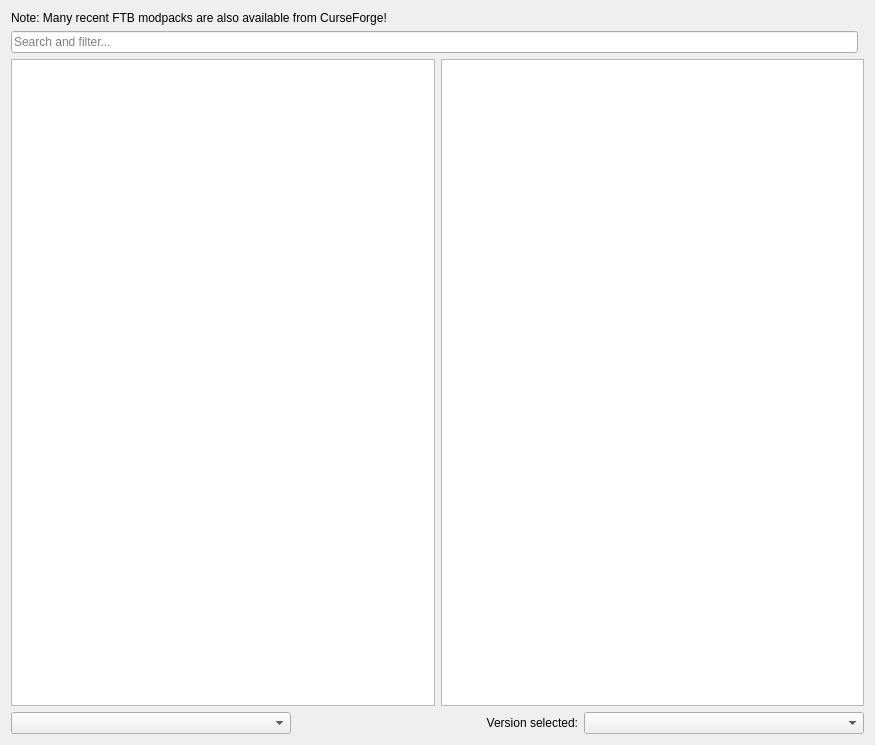
<?xml version="1.0" encoding="UTF-8"?>
<ui version="4.0">
 <class>FtbPage</class>
 <widget class="QWidget" name="FtbPage">
  <property name="geometry">
   <rect>
    <x>0</x>
    <y>0</y>
    <width>875</width>
    <height>745</height>
   </rect>
  </property>
  <layout class="QGridLayout" name="gridLayout">
      <item row="3" column="0" colspan="2">
    <layout class="QGridLayout" name="gridLayout_4" columnstretch="0,0,0" rowminimumheight="0" columnminimumwidth="0,0,0">
     <item row="0" column="2">
      <widget class="QComboBox" name="versionSelectionBox"/>
     </item>
     <item row="0" column="1">
      <widget class="QLabel" name="label">
       <property name="text">
        <string>Version selected:</string>
       </property>
       <property name="alignment">
        <set>Qt::AlignRight|Qt::AlignTrailing|Qt::AlignVCenter</set>
       </property>
      </widget>
     </item>
     <item row="0" column="0">
      <widget class="QComboBox" name="sortByBox"/>
     </item>
    </layout>
   </item>
      <item row="1" column="0">
    <widget class="QLineEdit" name="searchEdit">
     <property name="placeholderText">
      <string>Search and filter...</string>
     </property>
     <property name="clearButtonEnabled">
      <bool>true</bool>
     </property>
    </widget>
   </item>
      <item row="2" column="0" colspan="2">
    <layout class="QGridLayout" name="gridLayout_3">
     <item row="0" column="0">
      <widget class="QTreeView" name="packView">
       <property name="alternatingRowColors">
        <bool>true</bool>
       </property>
       <property name="iconSize">
        <size>
         <width>48</width>
         <height>48</height>
        </size>
       </property>
          <property name="verticalScrollMode">
              <enum>QAbstractItemView::ScrollPerPixel</enum>
          </property>
      </widget>
     </item>
     <item row="0" column="1">
      <widget class="ProjectDescriptionPage" name="packDescription">
       <property name="openExternalLinks">
        <bool>true</bool>
       </property>
       <property name="openLinks">
        <bool>true</bool>
       </property>
      </widget>
     </item>
    </layout>
      </item>
      <item row="0" column="0">
          <widget class="QLabel" name="label_2">
              <property name="text">
                  <string>Note: Many recent FTB modpacks are also available from CurseForge!</string>
              </property>
          </widget>
   </item>
  </layout>
 </widget>
 <customwidgets>
  <customwidget>
   <class>ProjectDescriptionPage</class>
   <extends>QTextBrowser</extends>
   <header>ui/widgets/ProjectDescriptionPage.h</header>
  </customwidget>
 </customwidgets>
 <tabstops>
  <tabstop>searchEdit</tabstop>
  <tabstop>versionSelectionBox</tabstop>
 </tabstops>
 <resources/>
 <connections/>
</ui>
